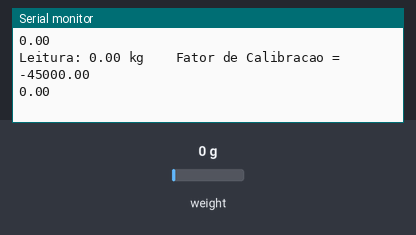
Bench run of a sketch on a simulated ESP8266 (NodeMCU). Shown: the last lines printed to the serial monitor. Inputs (shaded band) come from the test bench; at power-on: weight on the scale 0 g. WiFi joins after 1.5 s; servers stay silent unless stated; no MQTT or app messages arrive unless stated.

Above: at 4.7 s.
4.8 s: weight on the scale set to 100 g
At 4.92 s:
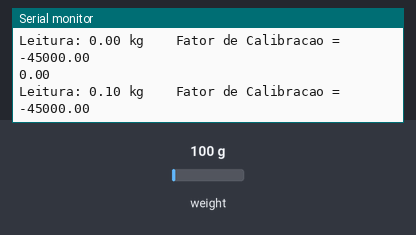
7.8 s: weight on the scale set to 1250 g
At 7.93 s:
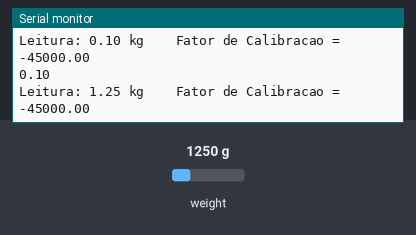
Timing chart, 0 to 10.8 s (numbered marks = the images above; inputs shaded):
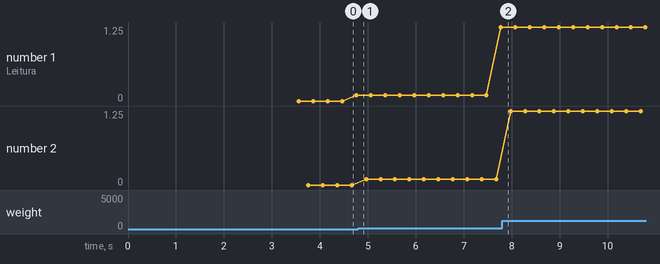

Measured:
- plotted number 1: 0.1 → 1.25 after the input at 4.8 s
- plotted number 2: 0 → 0.1 after the input at 4.8 s, 0.1 → 1.25 after the input at 7.8 s

The sketch:

Mqtt_celula_carga.ino
```cpp
#include <ESP8266WiFi.h>
#include <PubSubClient.h>
#include <HX711.h>

const int PINO_DT = D6;
const int PINO_SCK = D7;

const int TEMPO_ESPERA = 100;
float fator_calibracao = -45000;

char comando;

const char* ssid = "ponto";
const char* password =  "senha888";
const char* mqttServer = "broker.hivemq.com";
const char* mqttUser = "fffdpzks";
const char* mqttPassword = "mJwNquIkLedX";
const int mqttPort = 1883;

char msg[50];

HX711 escala;

WiFiClient espClient;
PubSubClient client(espClient);

void setup() {

  Serial.begin(115200);

  WiFi.begin(ssid, password);

  escala.begin (PINO_DT, PINO_SCK);

  while (WiFi.status() != WL_CONNECTED) {
    delay(500);
    Serial.println("Connecting to WiFi..");
  }
  Serial.println("Connected to the WiFi network");

  Connection_Mqtt();

  //client.subscribe("esp/test");
  Serial.println("Celula de carga - Calibracao de Peso");
  Serial.println("Posicione um peso conhecido sobre a celula ao comecar as leituras");
  float media_leitura = escala.read_average();
  Serial.print("Media de leituras com Celula sem carga: ");
  Serial.print(media_leitura);
  Serial.println();
  escala.tare();
}

void Connection_Mqtt(){
    client.setServer(mqttServer, mqttPort);
  client.setCallback(callback);

  while (!client.connected()) {
    Serial.println("Connecting to MQTT...");

    if (client.connect("ESP8266Client")) {

      Serial.println("connected");
    }
    else {
      Serial.print("failed with state ");
      Serial.print(client.state());
      delay(2000);
    }
  }
}

void callback(char* topic, byte* payload, unsigned int length) {

  Serial.print("Message arrived in topic: ");
  Serial.println(topic);

  Serial.print("Message:");
  for (int i = 0; i < length; i++) {
    Serial.print((char)payload[i]);
  }

  Serial.println();
  Serial.println("-----------------------");

}

void Print_Sinal() {
   escala.set_scale(fator_calibracao); //ajusta a escala para o fator de calibracao

  //verifica se o modulo esta pronto para realizar leituras
  if (escala.is_ready())
  {
    //mensagens de leitura no monitor serial
    Serial.print("Leitura: ");
    Serial.print(escala.get_units()); //retorna a leitura da variavel escala com a unidade quilogramas
    Serial.print(" kg");
    Serial.print(" \t Fator de Calibracao = ");
    Serial.print(fator_calibracao);
    Serial.println();
    pull(escala.get_units());

  //alteracao do fator de calibracao
//    if(Serial.available())
//      {
//        comando = Serial.read();
//        switch (comando)
//        {
//          case 'x':
//          fator_calibracao = fator_calibracao - 100;
//          break;
//          case 'c':
//          fator_calibracao = fator_calibracao + 100;
//          break;
//          case 'v':
//          fator_calibracao = fator_calibracao - 10;
//          break;
//          case 'b':
//          fator_calibracao = fator_calibracao + 10;
//          break;
//          case 'n':
//          fator_calibracao = fator_calibracao - 1;
//          break;
//          case 'm':
//          fator_calibracao = fator_calibracao + 1;
//          break;
//        }
//      }
    }
    else
    {
      Serial.print("HX-711 ocupado");
    }
  delay(TEMPO_ESPERA);
}
void pull (float text) {
  Serial.println(text);
  sprintf(msg, "%f", text);

}
void loop() {
  Print_Sinal();

  Connection_Mqtt();
  client.publish("ecg", msg);
  client.loop();
}
```
